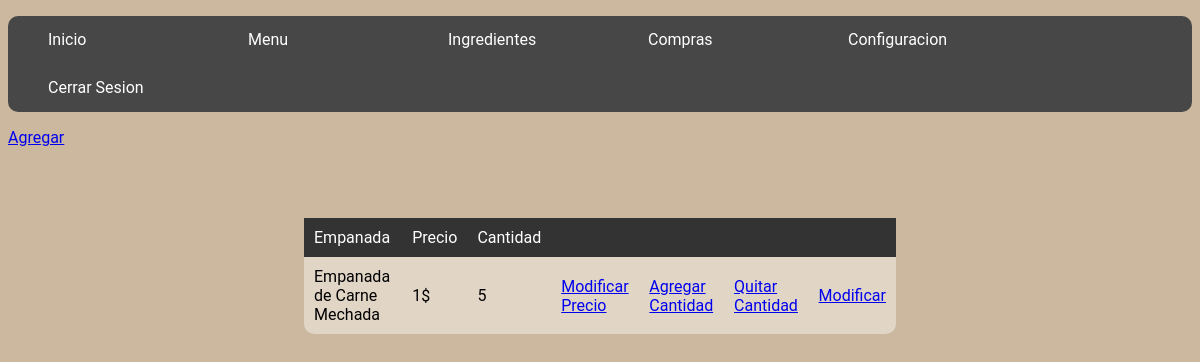
The page /menu/menuV.php (signed in) on the database its author committed.
### tables this page shows
CREATE TABLE `menu` (
  `id` int(255) NOT NULL,
  `empanada` varchar(255) NOT NULL,
  `precio` varchar(255) NOT NULL,
  `cantidad` int(255) NOT NULL
);

### menu/menuV.php (the view, shortened to what this page needs)
<?php
$privilegio=$_SESSION["privilegio"];
?>
<!DOCTYPE html>
<html>
<head>
</head>
<body>
<?php if ($privilegio == 1) {
?>
<nav>
	<ul>
		<li><a href="">Inicio</a></li>
		<li><a href="">Menu</a>
		</li>
		<li><a href="../ingredientes/ingredientesV.php">Ingredientes</a></li>
		<li><a href="../compras/admin/comprasV.php">Compras</a></li>
		<li><a href="">Configuracion</a>
		</li>
		<li><a href="../desloguear.php">Cerrar Sesion</a></li>
	</ul>
</nav>
<?php }?>
<?php if ($privilegio==1) {
?>
<a href="/empanadas/menu/menuR.php">Agregar</a>
<?php }else{}?>
<table>
	<thead>
		<td>Empanada</td>
		<td>Precio</td>
		<td>Cantidad</td>
		<td></td>
		<td></td>
		<td></td>
		<td></td>
	</thead>
<?php
        $conexion=mysqli_connect('localhost','root','','empanadas');
        $sql="SELECT * FROM menu";
        $result=mysqli_query($conexion,$sql);
        while($mostrar=mysqli_fetch_array($result)){
            $id = $mostrar['id'];
         ?>
<div class="relleno">
<tr>
	<td><?php echo $mostrar['empanada'] ?></td>
	<td><?php echo $mostrar['precio'] ?>$</td>
	<td><?php echo $mostrar['cantidad'] ?></td>
	<?php if ($privilegio == 1) {
	?>
	<td><?php echo"<a href='menuMP1.php?id=$id'>Modificar Precio</a>";?></td>
	<td><?php echo"<a href='menuA1.php?id=$id'>Agregar Cantidad</a>";?></td>
    <td><?php echo"<a href='menuQ1.php?id=$id'>Quitar Cantidad</a>";?></td>
    <td><?php echo"<a href='menuM1.php?id=$id'>Modificar</a>";?></td>
    <?php }else{} ?>
</tr>
</div>
<?php
}
?>
</table>
</body>
</html>

### menu/menuV.php (style rules this page uses)
body { background: url(../img/bgg.png); font-family: 'Roboto'; }
nav ul { list-style: none; padding: 0; border-radius: 10px; }
nav li { line-height: 3rem; position: relative; width: 200px; }
nav a { color: #fff; display: block; padding: 0 2.5em; text-decoration: none; transition: .5s; }
nav > ul { background: #474747; display: table; width: 100%; }
nav > ul > li { float: left; }
table { background: rgba(255, 255, 255, 0.4); text-align: left; border-collapse: collapse; width: 50%; transition: all .5s ease; margin: 6% auto; border-radius: 10px; }
td, tr { padding: 10px; }
thead { background-color: #333; color: white; }

### rows shown on the page
menu: empanada "Empanada de Carne Mechada", precio "1", cantidad "5"
